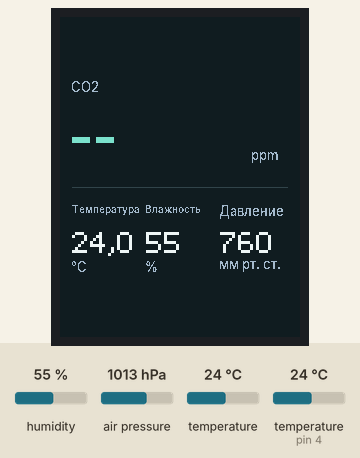
A program run on a simulated Arduino Nano, built with avr-gcc and run on an emulated ATmega328P. Parts: 240×320 colour display. Wiring (inferred from the names in the program): BME280 sensor at I2C address 0x76. Inputs (shaded band) come from the test bench; at power-on: humidity 55 %, temperature (sensor on pin 4) 24 °C, air pressure 1013 hPa, temperature 24 °C. What the program prints to the serial monitor is not drawn.

Above: at 1.7 s.
1.8 s: humidity set to 22 %
At 6.1 s:
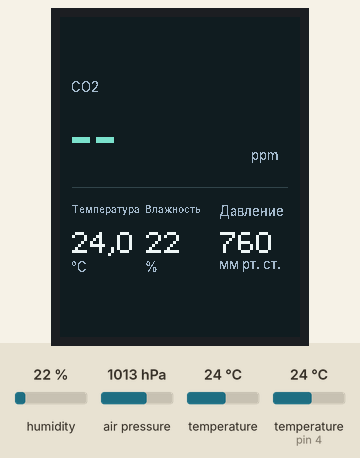
6.4 s: temperature (sensor on pin 4) set to 12 °C
At 9.0 s:
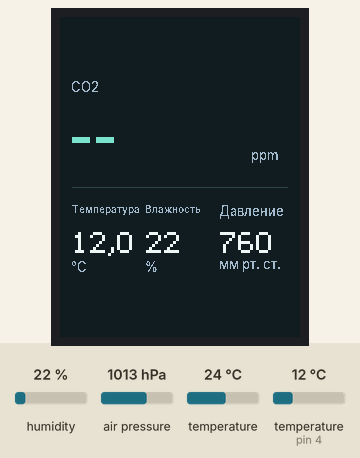
10.2 s: air pressure set to 952 hPa
At 13.0 s:
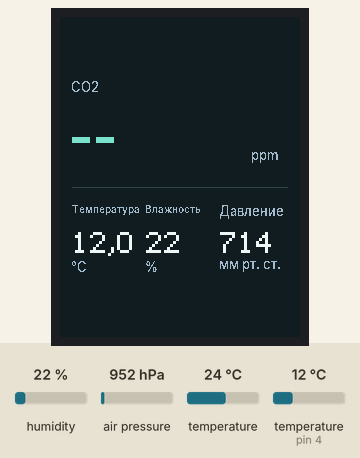
14.0 s: temperature (sensor on pin 4) set to 19 °C
At 17.0 s:
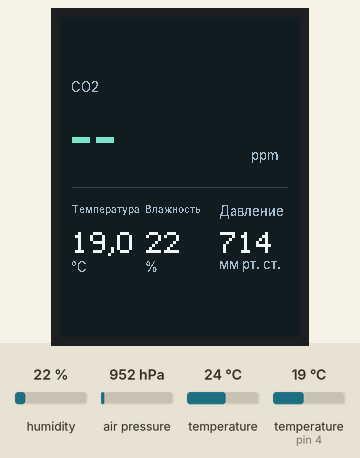
17.8 s: humidity set to 40 %
At 21.0 s:
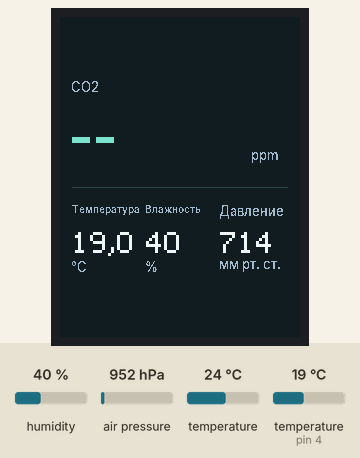
21.6 s: temperature (sensor on pin 4) set to 28 °C
At 25.0 s:
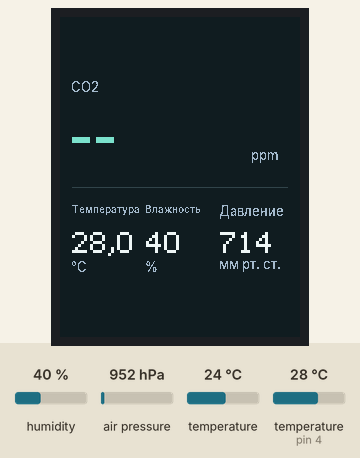
Timing chart, 0 to 26.4 s (numbered marks = the images above; inputs shaded):
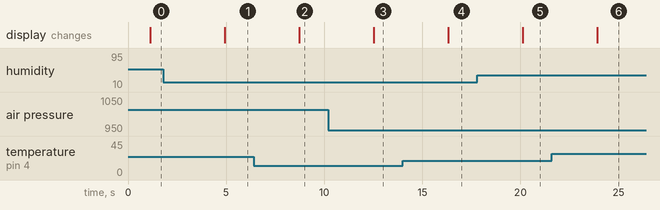

The program:

main.cpp
```cpp
#include <Arduino.h>
#include <math.h>

#include "config.h"
#include <bme280/bme280.h>
#include <display/display.h>
#include <ds18b20/ds18b20.h>
#include <mhz19b/mhz19b.h>

void setup() {
#if METEO_ENABLE_SERIAL_LOG
  Serial.begin(9600);
  Serial.println("Start Serial Monitor");
#endif

#if METEO_ENABLE_DISPLAY
  initDisplay();
#endif
#if METEO_ENABLE_MHZ19B
  mhz19b::begin();
#endif
#if METEO_ENABLE_BME280
  bme280::begin();
#endif
#if METEO_ENABLE_DS18B20
  ds18b20::begin();
#endif
}

void loop() {
#if METEO_ENABLE_MHZ19B
  [[maybe_unused]] const auto co2 = mhz19b::read();
#elif METEO_ENABLE_DISPLAY
  const mhz19b::Reading co2{0, false};
#endif
#if METEO_ENABLE_BME280
  [[maybe_unused]] const auto weather = bme280::read();
#elif METEO_ENABLE_DISPLAY
  const bme280::Reading weather{NAN, NAN, NAN};
#endif
#if METEO_ENABLE_DS18B20
  [[maybe_unused]] const float dsTemperature = ds18b20::readTemperature();
#elif METEO_ENABLE_DISPLAY
  const float dsTemperature = NAN;
#endif
#if METEO_ENABLE_SERIAL_LOG
  Serial.println();
#endif

#if METEO_ENABLE_DISPLAY
  // Если DS18B20 недоступен, используем температуру BME280.
  const float temperature = isfinite(dsTemperature) ? dsTemperature : weather.temperature;
  updateDisplay(co2.ppm, co2.valid, temperature, weather.humidity, weather.pressureMmHg);
#endif
  delay(3000);
}
```

config.h
```cpp
#pragma once

// Пины классической Arduino Nano с ATmega328P.

#ifndef METEO_ENABLE_SERIAL_LOG
#define METEO_ENABLE_SERIAL_LOG 1  // Диагностика через USB-UART, 9600 бод
#endif

#ifndef METEO_ENABLE_DISPLAY
#define METEO_ENABLE_DISPLAY 1  // ILI9341
#endif

#ifndef METEO_ENABLE_BME280
#define METEO_ENABLE_BME280 1   // I²C
#endif

#ifndef METEO_ENABLE_MHZ19B
#define METEO_ENABLE_MHZ19B 1   // UART
#endif

#ifndef METEO_ENABLE_DS18B20
#define METEO_ENABLE_DS18B20 1  // 1-Wire
#endif

// Пины аппаратного SPI фиксированы. Для других SCK/MOSI выберите программный SPI.
#define METEO_TFT_HARDWARE_SPI 1
#define METEO_TFT_SCK_PIN 13
#define METEO_TFT_MOSI_PIN 11
#define METEO_TFT_CS_PIN 10
#define METEO_TFT_DC_PIN 9
#define METEO_TFT_RST_PIN 8
#define METEO_TFT_ROTATION 0
#define METEO_TFT_BUFFERED 0  // У Nano 2 КБ SRAM

#define METEO_BME280_SDA_PIN A4
#define METEO_BME280_SCL_PIN A5
#define METEO_BME280_I2C_ADDRESS 0x76

// ABC: -1 — оставить настройку датчика, 0 — выключить, 1 — включить.
#ifndef METEO_MHZ19B_ABC
#define METEO_MHZ19B_ABC 1
#endif
#define METEO_MHZ19B_USE_PWM 0  // Nano: UART
#define METEO_MHZ19B_RX_PIN 2  // TX датчика
#define METEO_MHZ19B_TX_PIN 3  // RX датчика
#define METEO_DS18B20_DATA_PIN 4
```

Measured:
- after the input at 1.8 s, the display: changes after 3.1 s (image 1)
- after the input at 6.4 s, the display: changes after 2.3 s (image 2)
- after the input at 10.2 s, the display: changes after 2.3 s (image 3)
- after the input at 14.0 s, the display: changes after 2.3 s (image 4)
- after the input at 17.8 s, the display: changes after 2.3 s (image 5)
- after the input at 21.6 s, the display: changes after 2.3 s (image 6)
